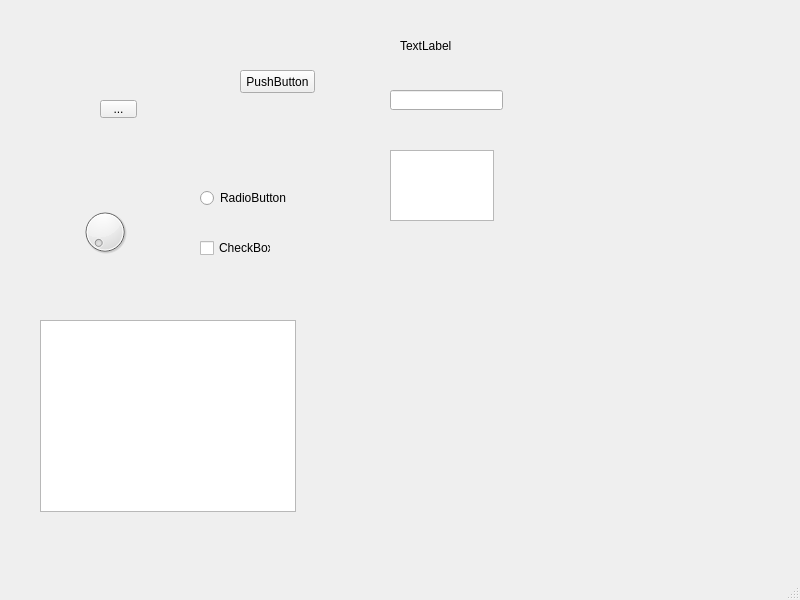
<?xml version="1.0" encoding="UTF-8"?>
<ui version="4.0">
 <class>MainWindow</class>
 <widget class="QMainWindow" name="MainWindow">
  <property name="geometry">
   <rect>
    <x>0</x>
    <y>0</y>
    <width>800</width>
    <height>600</height>
   </rect>
  </property>
  <property name="windowTitle">
   <string>MainWindow</string>
  </property>
  <widget class="QWidget" name="centralwidget">
   <widget class="QPushButton" name="pushButton">
    <property name="geometry">
     <rect>
      <x>240</x>
      <y>70</y>
      <width>75</width>
      <height>23</height>
     </rect>
    </property>
    <property name="text">
     <string>PushButton</string>
    </property>
   </widget>
   <widget class="QToolButton" name="toolButton">
    <property name="geometry">
     <rect>
      <x>100</x>
      <y>100</y>
      <width>37</width>
      <height>18</height>
     </rect>
    </property>
    <property name="text">
     <string>...</string>
    </property>
   </widget>
   <widget class="QRadioButton" name="radioButton">
    <property name="geometry">
     <rect>
      <x>200</x>
      <y>190</y>
      <width>89</width>
      <height>16</height>
     </rect>
    </property>
    <property name="text">
     <string>RadioButton</string>
    </property>
   </widget>
   <widget class="QCheckBox" name="checkBox">
    <property name="geometry">
     <rect>
      <x>200</x>
      <y>240</y>
      <width>71</width>
      <height>16</height>
     </rect>
    </property>
    <property name="text">
     <string>CheckBox</string>
    </property>
   </widget>
   <widget class="QListView" name="listView">
    <property name="geometry">
     <rect>
      <x>40</x>
      <y>320</y>
      <width>256</width>
      <height>192</height>
     </rect>
    </property>
   </widget>
   <widget class="QDial" name="dial">
    <property name="geometry">
     <rect>
      <x>80</x>
      <y>200</y>
      <width>50</width>
      <height>64</height>
     </rect>
    </property>
   </widget>
   <widget class="QTextEdit" name="textEdit">
    <property name="geometry">
     <rect>
      <x>390</x>
      <y>150</y>
      <width>104</width>
      <height>71</height>
     </rect>
    </property>
   </widget>
   <widget class="QLineEdit" name="lineEdit">
    <property name="geometry">
     <rect>
      <x>390</x>
      <y>90</y>
      <width>113</width>
      <height>20</height>
     </rect>
    </property>
   </widget>
   <widget class="QLabel" name="label">
    <property name="geometry">
     <rect>
      <x>400</x>
      <y>40</y>
      <width>54</width>
      <height>12</height>
     </rect>
    </property>
    <property name="text">
     <string>TextLabel</string>
    </property>
   </widget>
  </widget>
  <widget class="QMenuBar" name="menubar">
   <property name="geometry">
    <rect>
     <x>0</x>
     <y>0</y>
     <width>800</width>
     <height>23</height>
    </rect>
   </property>
  </widget>
  <widget class="QStatusBar" name="statusbar"/>
 </widget>
 <resources/>
 <connections/>
</ui>
